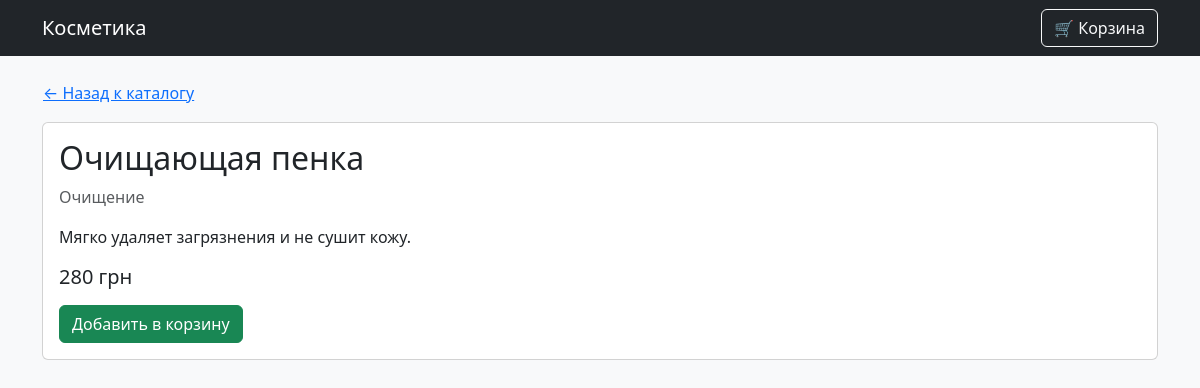
The app's page /product/2 with its own data.
### models.py (models this page shows)
class Product(db.Model):
    id = db.Column(db.Integer, primary_key=True)
    name = db.Column(db.String(120), nullable=False)
    category = db.Column(db.String(60), nullable=True)
    price = db.Column(db.Integer, nullable=False)  # цена в грн (целое для простоты)
    description = db.Column(db.String(500), nullable=False)

### app.py (the view)
@app.route("/product/<int:product_id>")
def product_detail(product_id: int):
    product = Product.query.get_or_404(product_id)
    return render_template("product.html", product=product)

### templates/product.html
{% extends "base.html" %}
{% block content %}
<a class="btn btn-link p-0 mb-3" href="{{ url_for('index') }}">← Назад к каталогу</a>
<div class="card">
  <div class="card-body">
    <h2 class="card-title">{{ product.name }}</h2>
    <p class="text-muted">{{ product.category }}</p>
    <p>{{ product.description }}</p>
    <p class="h5 mb-3">{{ product.price }} грн</p>
    <a class="btn btn-success" href="{{ url_for('add_to_cart', product_id=product.id) }}">Добавить в корзину</a>
  </div>
</div>
{% endblock %}

### records on screen
Product: name "Очищающая пенка", category "Очищение", description "Мягко удаляет загрязнения и не сушит кожу.", price "280"
